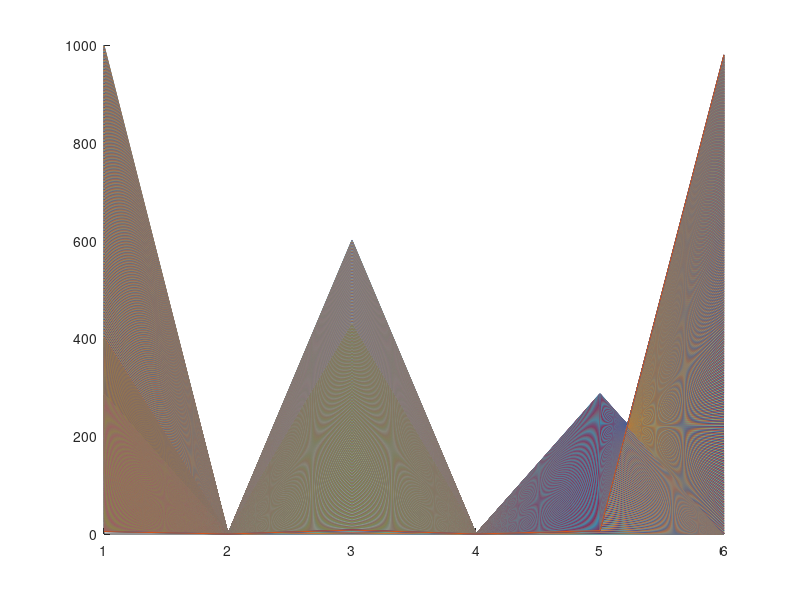

Write MATLAB code to recreate this figure.
t=0;tstop= 10;
S=[-1 1 0 0 0 0 ; -1 0 1 0 0 0 ;0 -1 0 1 0 0;0 0 -1 0 1 0;0 0 0 -1 0 1;0 0 0 0 -1 1];
X = [1000;0;0;0;0;0];
w = [2*X(1);3*X(1);1*X(2);2*X(3);3*X(4);3*X(5)];
tout =0.1;
figure;
hold on;
while (t<tstop)
    tau = (1./w').*log(1./rand());
    [tau,i]=min(tau);
    t=t+tau;
    while(t>tout)
        tout = tout+0.1;
    end
    if t<=tstop
        X = X + (S(i,:))'
            %D = vec2mat(X,100);
    end
    plot(X);
    w = [2*X(1);3*X(1);1*X(2);2*X(3);3*X(4);3*X(5)];
end
hold off;